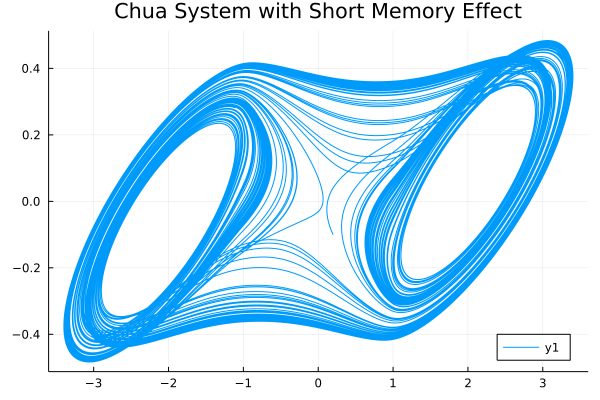

Julia code for this plot:
using FractionalDiffEq
using Plots

function chua(t, x, k)
    a=10.725
    b=10.593
    c=0.268
    m0=-1.1726
    m1=-0.7872

    if k == 1
        f = m1*x[1]+0.5*(m0-m1)*(abs(x[1]+1)-abs(x[1]-1))
        y = a*(x[2]-x[1]-f)
        return y
    elseif k == 2
        y = x[1]-x[2]+x[3]
        return y
    elseif k == 3
        y = -b*x[2]-c*x[3]
        return y
    end
end

alpha = [0.93, 0.99, 0.92];
x0 = [0.2; -0.1; 0.1];
h = 0.001;
tn = 500;
result = solve(chua, alpha, x0, h, tn, NonLinearAlg(), 10000)

gr()
plot(result[:, 1], result[:, 2], title="Chua System with Short Memory Effect", legend=:bottomright)
